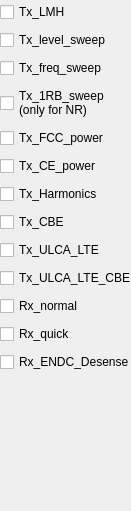
     <widget class="QWidget" name="non_sig">
      <property name="geometry">
       <rect>
        <x>0</x>
        <y>0</y>
        <width>131</width>
        <height>511</height>
       </rect>
      </property>
      <attribute name="label">
       <string>Non-sig</string>
      </attribute>
      <widget class="QWidget" name="layoutWidget_11">
       <property name="geometry">
        <rect>
         <x>0</x>
         <y>0</y>
         <width>131</width>
         <height>381</height>
        </rect>
       </property>
       <layout class="QVBoxLayout" name="verticalLayout_ns">
        <item>
         <widget class="QCheckBox" name="tx_lmh_ns">
          <property name="text">
           <string>Tx_LMH</string>
          </property>
         </widget>
        </item>
        <item>
         <widget class="QCheckBox" name="tx_level_sweep_ns">
          <property name="text">
           <string>Tx_level_sweep</string>
          </property>
         </widget>
        </item>
        <item>
         <widget class="QCheckBox" name="tx_freq_sweep_ns">
          <property name="text">
           <string>Tx_freq_sweep</string>
          </property>
         </widget>
        </item>
        <item>
         <widget class="QCheckBox" name="tx_1rb_sweep_ns">
          <property name="text">
           <string>Tx_1RB_sweep
(only for NR)</string>
          </property>
         </widget>
        </item>
        <item>
         <widget class="QCheckBox" name="tx_fcc_power_ns">
          <property name="text">
           <string>Tx_FCC_power</string>
          </property>
         </widget>
        </item>
        <item>
         <widget class="QCheckBox" name="tx_ce_power_ns">
          <property name="text">
           <string>Tx_CE_power</string>
          </property>
         </widget>
        </item>
        <item>
         <widget class="QCheckBox" name="tx_harmonics_ns">
          <property name="text">
           <string>Tx_Harmonics</string>
          </property>
         </widget>
        </item>
        <item>
         <widget class="QCheckBox" name="tx_cbe_ns">
          <property name="text">
           <string>Tx_CBE</string>
          </property>
         </widget>
        </item>
        <item>
         <widget class="QCheckBox" name="tx_ulca_lte_ns">
          <property name="text">
           <string>Tx_ULCA_LTE</string>
          </property>
         </widget>
        </item>
        <item>
         <widget class="QCheckBox" name="tx_ulca_lte_cbe_ns">
          <property name="text">
           <string>Tx_ULCA_LTE_CBE</string>
          </property>
         </widget>
        </item>
        <item>
         <widget class="QCheckBox" name="rx_normal_ns">
          <property name="text">
           <string>Rx_normal</string>
          </property>
         </widget>
        </item>
        <item>
         <widget class="QCheckBox" name="rx_quick_ns">
          <property name="text">
           <string>Rx_quick</string>
          </property>
         </widget>
        </item>
        <item>
         <widget class="QCheckBox" name="rx_endc_desense_ns">
          <property name="text">
           <string>Rx_ENDC_Desense</string>
          </property>
         </widget>
        </item>
       </layout>
      </widget>
     </widget>
